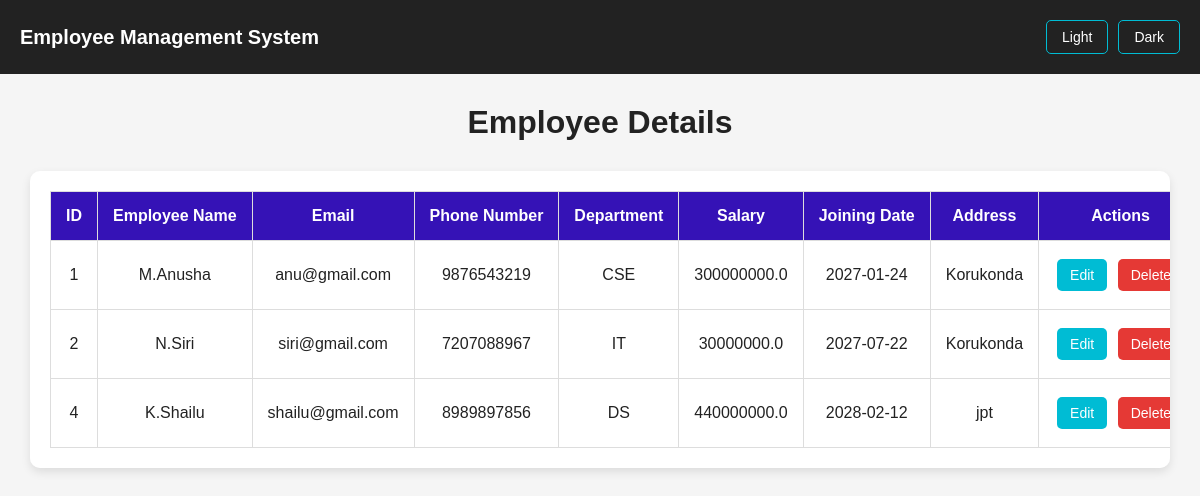
Page /employees (signed in) on the committed database.
### tables this page shows
CREATE TABLE employees (

            id INTEGER PRIMARY KEY AUTOINCREMENT,

            employeename TEXT NOT NULL,

            email TEXT NOT NULL,

            phone_number TEXT NOT NULL,

            department TEXT NOT NULL,

            salary REAL NOT NULL,

            Joining_Date TEXT NOT NULL,

            address TEXT NOT NULL

        );

### server.py (the view)
@app.route("/employees")
@login_required
def employees():
    connection = get_database_connection()
    cursor = connection.cursor()
    cursor.execute("""
        SELECT * FROM employees
        ORDER BY id ASC
    """)
    employee_list = cursor.fetchall()
    connection.close()
    return render_template(
        "employees.html",
        employees=employee_list
    )

### server.py (called while the page is built)
def get_database_connection():
    connection = sqlite3.connect(DATABASE)
    connection.row_factory = sqlite3.Row
    return connection

def login_required(function):
    @wraps(function)
    def decorated_function(*args, **kwargs):
        if "user_id" not in session:
            return redirect(url_for("login"))
        return function(*args, **kwargs)
    return decorated_function

@app.context_processor
def inject_theme():
    return {
        "theme": request.cookies.get("theme", "light")
    }

### Templates/employees.html (shortened to what this page needs)
<!DOCTYPE html>
<html lang="en">
<head>
</head>
<body class="{{ theme }}">
    <nav class="navbar">
        <div class="logo">
            Employee Management System
        </div>
        <div class="theme-buttons">
            <a href="/set-theme/light">Light</a>
            <a href="/set-theme/dark">Dark</a>
        </div>
    </nav>
    <h1>Employee Details</h1>
    <div class="table-container">
        <table>
            <thead>
                <tr>
                    <th>ID</th>
                    <th>Employee Name</th>
                    <th>Email</th>
                    <th>Phone Number</th>
                    <th>Department</th>
                    <th>Salary</th>
                    <th>Joining Date</th>
                    <th>Address</th>
                    <th>Actions</th>
                </tr>
            </thead>
            <tbody>
                {% if employees %}
                    {% for employee in employees %}
                    <tr>
                        <td>{{ employee["id"] }}</td>
                        <td>{{ employee["employeename"] }}</td>
                        <td>{{ employee["email"] }}</td>
                        <td>{{ employee["phone_number"] }}</td>
                        <td>{{ employee["department"] }}</td>
                        <td>{{ employee["salary"] }}</td>
                        <td>{{ employee["Joining_Date"] }}</td>
                        <td>{{ employee["address"] }}</td>
                        <td>
                            <a href="/edit-employee/{{ employee['id'] }}"
                               class="edit-btn">
                                Edit
                            </a>
                            <form action="/delete-employee/{{ employee['id'] }}"
                                  method="POST"
                                  style="display: inline;">
                                <button type="submit"
                                        class="delete-btn"
                                        onclick="return confirm('Are you sure you want to delete this employee?')">
                                    Delete
                                </button>
                            </form>
                        </td>
                    </tr>
                    {% endfor %}
                {% else %}
                    <tr>
                        <td colspan="9" class="no-employees">
                            No employees found
                        </td>
                    </tr>
                {% endif %}
            </tbody>
        </table>
    </div>
</body>
</html>

### Templates/employees.html (style rules this page uses)
* { margin: 0; padding: 0; box-sizing: border-box; }
body { font-family: Arial, sans-serif; transition: 0.3s; }
.navbar { display: flex; justify-content: space-between; align-items: center; background-color: #222; color: white; padding: 20px; }
.logo { font-size: 20px; font-weight: bold; }
.theme-buttons { display: flex; gap: 10px; }
.theme-buttons a { color: white; text-decoration: none; border: 1px solid #00bcd4; border-radius: 5px; padding: 8px 15px; font-size: 14px; }
h1 { text-align: center; margin: 30px 0; }
.table-container { width: 95%; margin: 30px auto; background-color: white; padding: 20px; border-radius: 10px; box-shadow: 0 4px 10px rgba(0, 0, 0, 0.1); overflow-x: auto; }
table { width: 100%; border-collapse: collapse; }
th { background-color: #3512b6; color: white; padding: 15px; border: 1px solid #ddd; text-align: center; white-space: nowrap; }
td { padding: 15px; border: 1px solid #ddd; text-align: center; white-space: nowrap; }
.edit-btn { display: inline-block; background-color: #00bcd4; color: white; text-decoration: none; padding: 8px 13px; border-radius: 5px; font-size: 14px; margin: 3px; }
.delete-btn { background-color: #e53935; color: white; border: none; padding: 8px 13px; border-radius: 5px; font-size: 14px; cursor: pointer; margin: 3px; }
body.light { background-color: #f5f5f5; color: #222; }
body.light .table-container { background-color: white; }
body.light h1 { color: #222; }

### rows in the picture
employees: id "1", employeename "M.Anusha", email "anu@gmail.com", phone_number "9876543219", department "CSE", salary "300000000.0", Joining_Date "2027-01-24", address "Korukonda"
employees: id "2", employeename "N.Siri", email "siri@gmail.com", phone_number "7207088967", department "IT", salary "30000000.0", Joining_Date "2027-07-22", address "Korukonda"
employees: id "4", employeename "K.Shailu", email "shailu@gmail.com", phone_number "8989897856", department "DS", salary "440000000.0", Joining_Date "2028-02-12", address "jpt"
